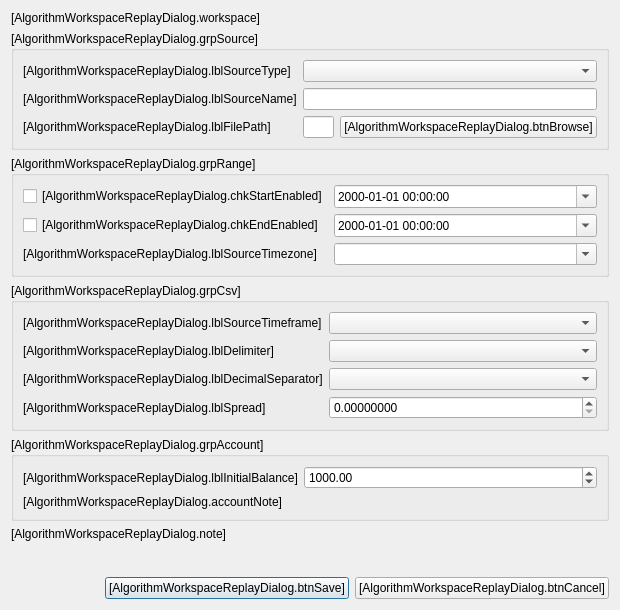
<?xml version="1.0" encoding="UTF-8"?>
<ui version="4.0">
 <class>AlgorithmWorkspaceReplayDialog</class>
 <widget class="QDialog" name="AlgorithmWorkspaceReplayDialog">
  <property name="geometry">
   <rect>
    <x>0</x>
    <y>0</y>
    <width>620</width>
    <height>610</height>
   </rect>
  </property>
  <property name="minimumSize">
   <size>
    <width>560</width>
    <height>560</height>
   </size>
  </property>
  <property name="windowTitle">
   <string>[AlgorithmWorkspaceReplayDialog.windowTitle]</string>
  </property>
  <layout class="QVBoxLayout" name="verticalLayout">
   <item>
    <widget class="QLabel" name="lblWorkspace">
     <property name="text">
      <string>[AlgorithmWorkspaceReplayDialog.workspace]</string>
     </property>
     <property name="wordWrap">
      <bool>true</bool>
     </property>
    </widget>
   </item>
   <item>
    <widget class="QGroupBox" name="grpSource">
     <property name="title">
      <string>[AlgorithmWorkspaceReplayDialog.grpSource]</string>
     </property>
     <layout class="QFormLayout" name="formLayoutSource">
      <item row="0" column="0">
       <widget class="QLabel" name="lblSourceType">
        <property name="text">
         <string>[AlgorithmWorkspaceReplayDialog.lblSourceType]</string>
        </property>
       </widget>
      </item>
      <item row="0" column="1">
       <widget class="QComboBox" name="cmbSourceType"/>
      </item>
      <item row="1" column="0">
       <widget class="QLabel" name="lblSourceName">
        <property name="text">
         <string>[AlgorithmWorkspaceReplayDialog.lblSourceName]</string>
        </property>
       </widget>
      </item>
      <item row="1" column="1">
       <widget class="QLineEdit" name="edtSourceName"/>
      </item>
      <item row="2" column="0">
       <widget class="QLabel" name="lblFilePath">
        <property name="text">
         <string>[AlgorithmWorkspaceReplayDialog.lblFilePath]</string>
        </property>
       </widget>
      </item>
      <item row="2" column="1">
       <layout class="QHBoxLayout" name="horizontalLayoutFile">
        <item>
         <widget class="QLineEdit" name="edtFilePath"/>
        </item>
        <item>
         <widget class="QPushButton" name="btnBrowse">
          <property name="text">
           <string>[AlgorithmWorkspaceReplayDialog.btnBrowse]</string>
          </property>
         </widget>
        </item>
       </layout>
      </item>
     </layout>
    </widget>
   </item>
   <item>
    <widget class="QGroupBox" name="grpRange">
     <property name="title">
      <string>[AlgorithmWorkspaceReplayDialog.grpRange]</string>
     </property>
     <layout class="QGridLayout" name="gridLayoutRange">
      <item row="0" column="0">
       <widget class="QCheckBox" name="chkStartEnabled">
        <property name="text">
         <string>[AlgorithmWorkspaceReplayDialog.chkStartEnabled]</string>
        </property>
       </widget>
      </item>
      <item row="0" column="1">
       <widget class="QDateTimeEdit" name="dtStartUtc">
        <property name="displayFormat">
         <string>yyyy-MM-dd HH:mm:ss</string>
        </property>
        <property name="calendarPopup">
         <bool>true</bool>
        </property>
       </widget>
      </item>
      <item row="1" column="0">
       <widget class="QCheckBox" name="chkEndEnabled">
        <property name="text">
         <string>[AlgorithmWorkspaceReplayDialog.chkEndEnabled]</string>
        </property>
       </widget>
      </item>
      <item row="1" column="1">
       <widget class="QDateTimeEdit" name="dtEndUtc">
        <property name="displayFormat">
         <string>yyyy-MM-dd HH:mm:ss</string>
        </property>
        <property name="calendarPopup">
         <bool>true</bool>
        </property>
       </widget>
      </item>
      <item row="2" column="0">
       <widget class="QLabel" name="lblSourceTimezone">
        <property name="text">
         <string>[AlgorithmWorkspaceReplayDialog.lblSourceTimezone]</string>
        </property>
       </widget>
      </item>
      <item row="2" column="1">
       <widget class="QComboBox" name="cmbSourceTimezone">
        <property name="editable">
         <bool>true</bool>
        </property>
       </widget>
      </item>
     </layout>
    </widget>
   </item>
   <item>
    <widget class="QGroupBox" name="grpCsv">
     <property name="title">
      <string>[AlgorithmWorkspaceReplayDialog.grpCsv]</string>
     </property>
     <layout class="QFormLayout" name="formLayoutCsv">
      <item row="0" column="0">
       <widget class="QLabel" name="lblSourceTimeframe">
        <property name="text">
         <string>[AlgorithmWorkspaceReplayDialog.lblSourceTimeframe]</string>
        </property>
       </widget>
      </item>
      <item row="0" column="1">
       <widget class="QComboBox" name="cmbSourceTimeframe"/>
      </item>
      <item row="1" column="0">
       <widget class="QLabel" name="lblDelimiter">
        <property name="text">
         <string>[AlgorithmWorkspaceReplayDialog.lblDelimiter]</string>
        </property>
       </widget>
      </item>
      <item row="1" column="1">
       <widget class="QComboBox" name="cmbDelimiter"/>
      </item>
      <item row="2" column="0">
       <widget class="QLabel" name="lblDecimalSeparator">
        <property name="text">
         <string>[AlgorithmWorkspaceReplayDialog.lblDecimalSeparator]</string>
        </property>
       </widget>
      </item>
      <item row="2" column="1">
       <widget class="QComboBox" name="cmbDecimalSeparator"/>
      </item>
      <item row="3" column="0">
       <widget class="QLabel" name="lblSpread">
        <property name="text">
         <string>[AlgorithmWorkspaceReplayDialog.lblSpread]</string>
        </property>
       </widget>
      </item>
      <item row="3" column="1">
       <widget class="QDoubleSpinBox" name="spnSpread">
        <property name="keyboardTracking">
         <bool>false</bool>
        </property>
        <property name="decimals">
         <number>8</number>
        </property>
        <property name="maximum">
         <double>1000000.000000000000000</double>
        </property>
        <property name="singleStep">
         <double>0.000010000000000</double>
        </property>
       </widget>
      </item>
     </layout>
    </widget>
   </item>
   <item>
    <widget class="QGroupBox" name="grpAccount">
     <property name="title">
      <string>[AlgorithmWorkspaceReplayDialog.grpAccount]</string>
     </property>
     <layout class="QFormLayout" name="formLayoutAccount">
      <item row="0" column="0">
       <widget class="QLabel" name="lblInitialBalance">
        <property name="text">
         <string>[AlgorithmWorkspaceReplayDialog.lblInitialBalance]</string>
        </property>
       </widget>
      </item>
      <item row="0" column="1">
       <widget class="QDoubleSpinBox" name="spnInitialBalance">
        <property name="keyboardTracking">
         <bool>false</bool>
        </property>
        <property name="decimals">
         <number>2</number>
        </property>
        <property name="minimum">
         <double>100.000000000000000</double>
        </property>
        <property name="maximum">
         <double>100000.000000000000000</double>
        </property>
        <property name="singleStep">
         <double>100.000000000000000</double>
        </property>
        <property name="value">
         <double>1000.000000000000000</double>
        </property>
       </widget>
      </item>
      <item row="1" column="0" colspan="2">
       <widget class="QLabel" name="lblAccountNote">
        <property name="text">
         <string>[AlgorithmWorkspaceReplayDialog.accountNote]</string>
        </property>
        <property name="wordWrap">
         <bool>true</bool>
        </property>
       </widget>
      </item>
     </layout>
    </widget>
   </item>
   <item>
    <widget class="QLabel" name="lblNote">
     <property name="text">
      <string>[AlgorithmWorkspaceReplayDialog.note]</string>
     </property>
     <property name="wordWrap">
      <bool>true</bool>
     </property>
    </widget>
   </item>
   <item>
    <spacer name="verticalSpacer">
     <property name="orientation">
      <enum>Qt::Orientation::Vertical</enum>
     </property>
     <property name="sizeHint" stdset="0">
      <size>
       <width>20</width>
       <height>16</height>
      </size>
     </property>
    </spacer>
   </item>
   <item>
    <layout class="QHBoxLayout" name="horizontalLayoutButtons">
     <item>
      <spacer name="horizontalSpacerButtons">
       <property name="orientation">
        <enum>Qt::Orientation::Horizontal</enum>
       </property>
       <property name="sizeHint" stdset="0">
        <size>
         <width>40</width>
         <height>20</height>
        </size>
       </property>
      </spacer>
     </item>
     <item>
      <widget class="QPushButton" name="btnSave">
       <property name="text">
        <string>[AlgorithmWorkspaceReplayDialog.btnSave]</string>
       </property>
       <property name="default">
        <bool>true</bool>
       </property>
      </widget>
     </item>
     <item>
      <widget class="QPushButton" name="btnCancel">
       <property name="text">
        <string>[AlgorithmWorkspaceReplayDialog.btnCancel]</string>
       </property>
      </widget>
     </item>
    </layout>
   </item>
  </layout>
 </widget>
 <resources/>
 <connections/>
</ui>
